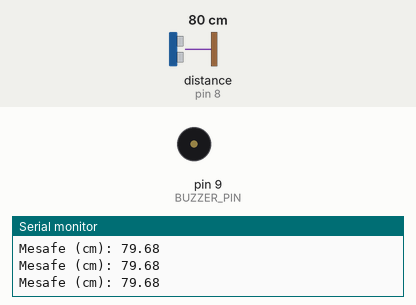
Recording of a sketch running on a simulated Arduino Uno, built with avr-gcc and run on an emulated ATmega328P. Parts: buzzer (waves = sounding), the last lines printed to the serial monitor. Wiring (inferred from the names in the program): ultrasonic range finder: trigger pin 7; echo pin 8. The inputs (shaded band) are chosen by the test bench; at power-on: distance to the obstacle (sensor on pin 8) 80 cm. The echo pulse lasts 58.3 µs per cm.

Above: at 1.2 s.
1.3 s: distance to the obstacle (sensor on pin 8) set to 18 cm
At 2.2 s:
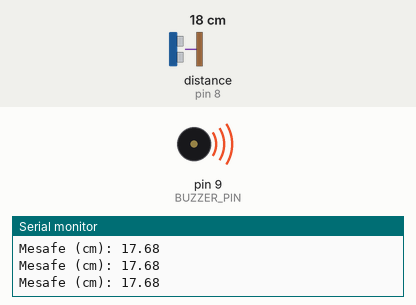
2.9 s: distance to the obstacle (sensor on pin 8) set to 2 cm
Timing chart, 0 to 5.9 s (numbered marks = the images above; inputs shaded):
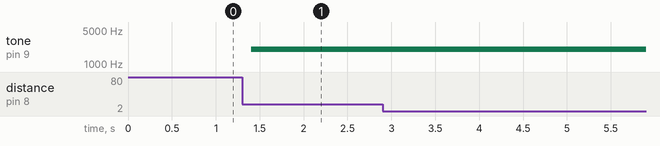

The sketch:

hc-sr04-buzzer.ino
```cpp
// YENIDEN OLUSTURULMUS ORNEK - orijinal tarihî sketch degildir.
const byte TRIG_PIN = 7;
const byte ECHO_PIN = 8;
const byte BUZZER_PIN = 9;
const float WARNING_CM = 20.0f;

void setup() {
  pinMode(TRIG_PIN, OUTPUT);
  pinMode(ECHO_PIN, INPUT);
  pinMode(BUZZER_PIN, OUTPUT);
  Serial.begin(9600);
}

void loop() {
  digitalWrite(TRIG_PIN, LOW);
  delayMicroseconds(2);
  digitalWrite(TRIG_PIN, HIGH);
  delayMicroseconds(10);
  digitalWrite(TRIG_PIN, LOW);

  unsigned long duration = pulseIn(ECHO_PIN, HIGH, 30000UL);
  if (duration == 0) {
    noTone(BUZZER_PIN);
    Serial.println("Olcum zaman asimi");
  } else {
    float distanceCm = duration * 0.0343f / 2.0f;
    Serial.print("Mesafe (cm): ");
    Serial.println(distanceCm);
    if (distanceCm <= WARNING_CM) {
      tone(BUZZER_PIN, 2000);
    } else {
      noTone(BUZZER_PIN);
    }
  }
  delay(150);
}
```

Measured:
- after the input at 1.3 s, tone on pin 9 (BUZZER_PIN): silent → 2000 Hz after 0.10 s
